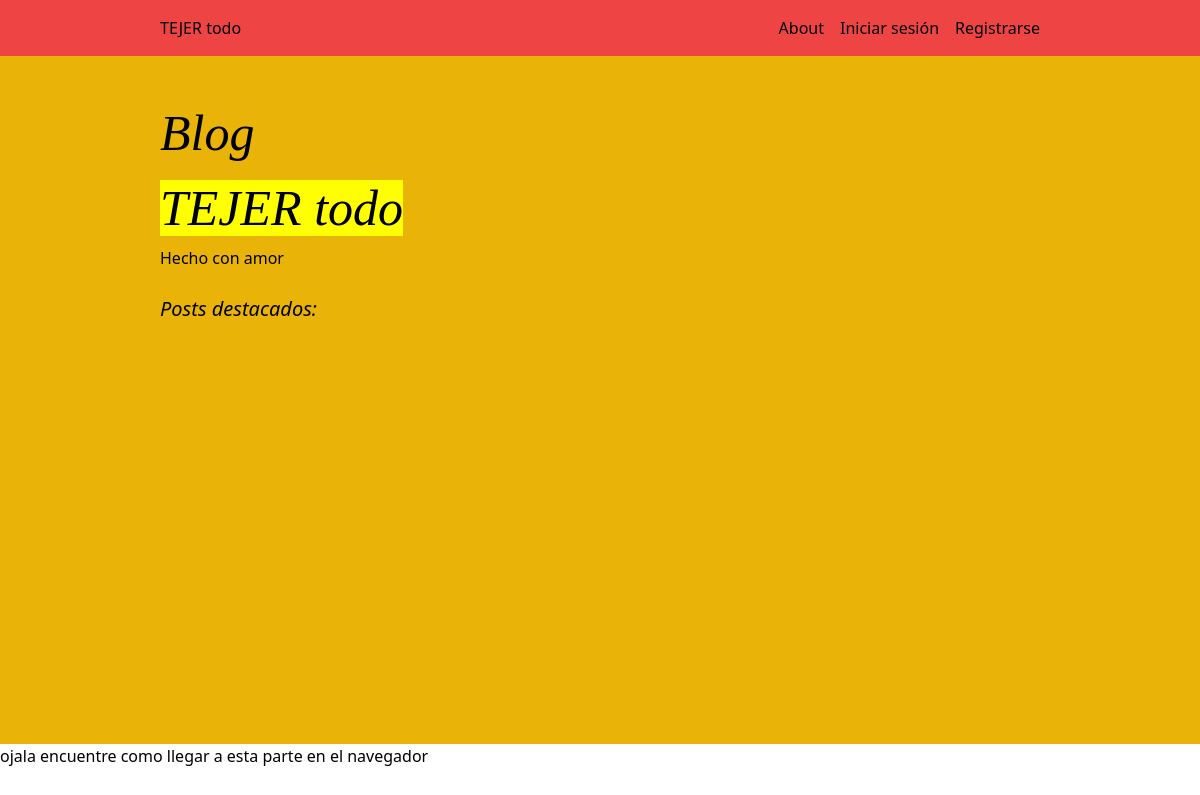
/, run on an earlier commit of the app's database.
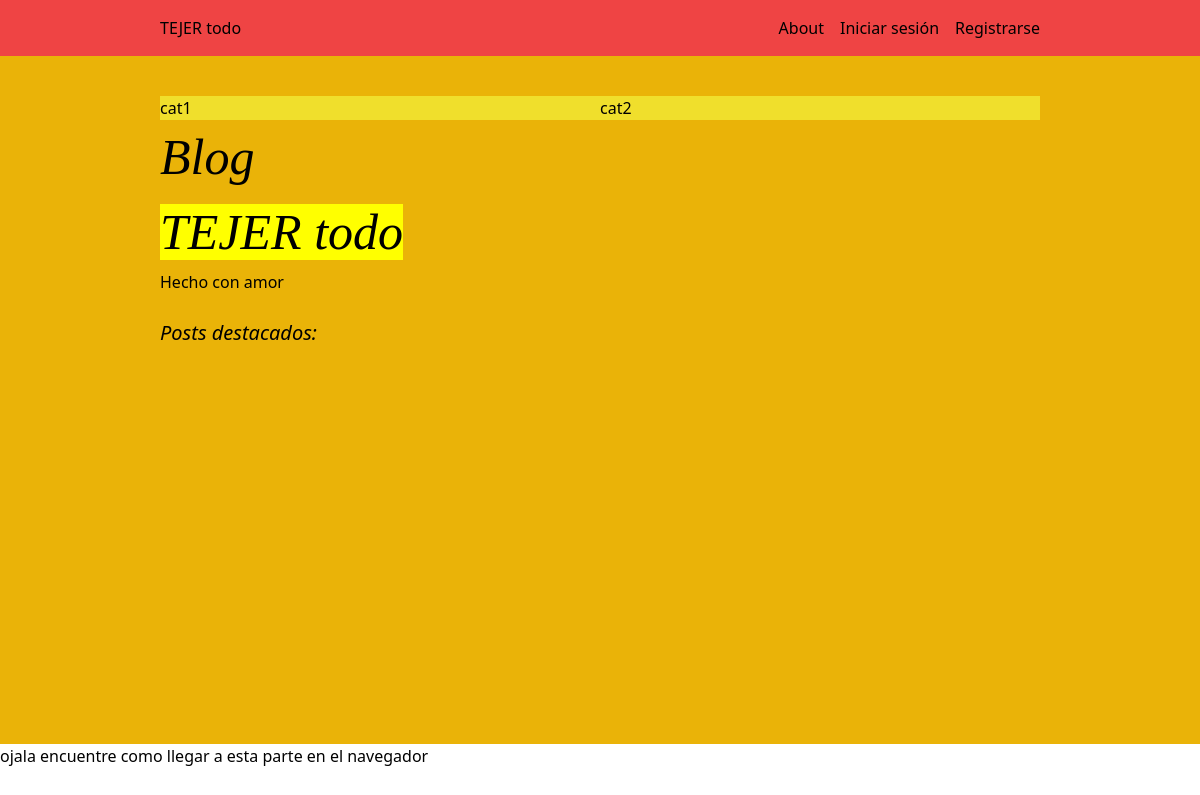
And on a later commit of the database.
### apps/post/models.py (models this page shows, shortened)
class Category(models.Model):
    id = models.UUIDField(primary_key=True,default=uuid.uuid4,editable=False)
    title = models.CharField(max_length=200)
    description = models.TextField()

### blog/views.py (the view)
# urls.py: path('', IndexView.as_view(), name='home'),
class IndexView(TemplateView):
    template_name = 'index.html'
    def get_context_data(self, **kwargs):
        context = super().get_context_data(**kwargs)
        context['random_posts'] = Post.objects.order_by('?')[:3]  # Selecciona 3 posts aleatorios
        context['categories'] = Category.objects.all()
        return context

### templates/index.html (shortened to what this page needs)
{% extends 'layouts/general_layout.html' %}
            {% block content %}
            <div style="background-color: rgb(240, 223, 44); display: flex; flex-direction: row; justify-content: space-between;">
                {% for category in categories %}
                <a href="{% url 'post:post_list' %}?category={{category.id}}">{{category.title}}</a>
                {% endfor %}
            </div>
            <h1 style="font-family: serif; font-size: 50px; font-style: italic; color: black;">Blog <br><mark>TEJER todo</mark></h1>
            <h2>Hecho con amor</h2>
            <br>
            <h3 style="font-style: italic; color: black; font-size: 20px;">Posts destacados:</h3>
            <br>
        {% endblock content %}

What changed in the data, as far as the page shows it:
added Category: title "cat1"
added Category: title "cat2"
